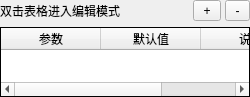
<?xml version="1.0" encoding="UTF-8"?>
<ui version="4.0">
 <class>HeaderForm</class>
 <widget class="QWidget" name="HeaderForm">
  <property name="geometry">
   <rect>
    <x>0</x>
    <y>0</y>
    <width>250</width>
    <height>83</height>
   </rect>
  </property>
  <property name="windowTitle">
   <string>Form</string>
  </property>
  <layout class="QVBoxLayout" name="verticalLayout">
   <property name="sizeConstraint">
    <enum>QLayout::SizeConstraint::SetMinimumSize</enum>
   </property>
   <property name="leftMargin">
    <number>0</number>
   </property>
   <property name="topMargin">
    <number>0</number>
   </property>
   <property name="rightMargin">
    <number>0</number>
   </property>
   <property name="bottomMargin">
    <number>0</number>
   </property>
   <item>
    <layout class="QHBoxLayout" name="horizontalLayout_5">
     <property name="spacing">
      <number>4</number>
     </property>
     <item>
      <widget class="QLabel" name="label">
       <property name="sizePolicy">
        <sizepolicy hsizetype="Expanding" vsizetype="Preferred">
         <horstretch>0</horstretch>
         <verstretch>0</verstretch>
        </sizepolicy>
       </property>
       <property name="text">
        <string>双击表格进入编辑模式</string>
       </property>
      </widget>
     </item>
     <item>
      <widget class="QToolButton" name="addBtn">
       <property name="sizePolicy">
        <sizepolicy hsizetype="Preferred" vsizetype="Preferred">
         <horstretch>0</horstretch>
         <verstretch>0</verstretch>
        </sizepolicy>
       </property>
       <property name="toolTip">
        <string>添加</string>
       </property>
       <property name="text">
        <string> + </string>
       </property>
       <property name="toolButtonStyle">
        <enum>Qt::ToolButtonStyle::ToolButtonTextOnly</enum>
       </property>
      </widget>
     </item>
     <item>
      <widget class="QToolButton" name="delBtn">
       <property name="sizePolicy">
        <sizepolicy hsizetype="Preferred" vsizetype="Preferred">
         <horstretch>0</horstretch>
         <verstretch>0</verstretch>
        </sizepolicy>
       </property>
       <property name="toolTip">
        <string>删除</string>
       </property>
       <property name="text">
        <string> - </string>
       </property>
       <property name="toolButtonStyle">
        <enum>Qt::ToolButtonStyle::ToolButtonTextOnly</enum>
       </property>
      </widget>
     </item>
    </layout>
   </item>
   <item>
    <widget class="QTableWidget" name="keyValueTable">
     <property name="sizePolicy">
      <sizepolicy hsizetype="Preferred" vsizetype="Preferred">
       <horstretch>0</horstretch>
       <verstretch>0</verstretch>
      </sizepolicy>
     </property>
     <property name="frameShape">
      <enum>QFrame::Shape::Box</enum>
     </property>
     <property name="frameShadow">
      <enum>QFrame::Shadow::Plain</enum>
     </property>
     <property name="sizeAdjustPolicy">
      <enum>QAbstractScrollArea::SizeAdjustPolicy::AdjustToContents</enum>
     </property>
     <property name="editTriggers">
      <set>QAbstractItemView::EditTrigger::DoubleClicked|QAbstractItemView::EditTrigger::EditKeyPressed</set>
     </property>
     <property name="selectionMode">
      <enum>QAbstractItemView::SelectionMode::SingleSelection</enum>
     </property>
     <property name="selectionBehavior">
      <enum>QAbstractItemView::SelectionBehavior::SelectRows</enum>
     </property>
     <property name="rowCount">
      <number>0</number>
     </property>
     <property name="columnCount">
      <number>3</number>
     </property>
     <column>
      <property name="text">
       <string>参数</string>
      </property>
     </column>
     <column>
      <property name="text">
       <string>默认值</string>
      </property>
     </column>
     <column>
      <property name="text">
       <string>说明</string>
      </property>
     </column>
    </widget>
   </item>
  </layout>
 </widget>
 <resources/>
 <connections/>
</ui>
